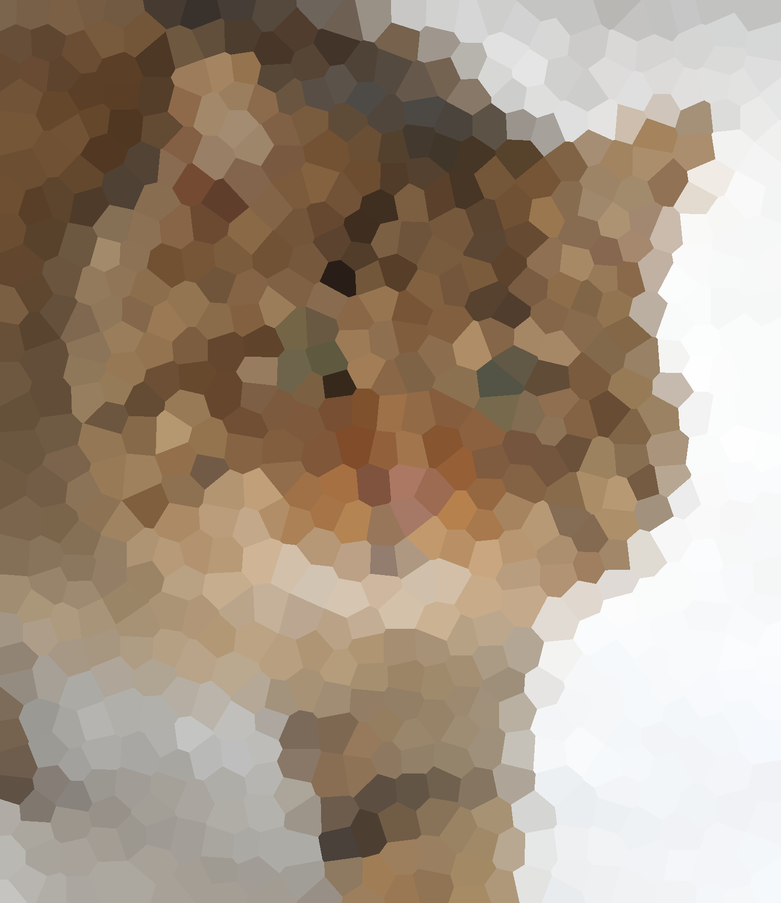
#> input picture examples/Cat.png, 781 x 903 px, shrunk from 1496 x 1729 before the run
$ python run.py ../examples/Cat.png   (older library calls are emulated)
#> lines starting #> are read from the running program, lines starting #| are printed output that depends on the picture
### vif/sampling.py
import random

import numpy as np


def poisson_disk(r, width, height, k=30):
    """
    Poisson-disc sampling according to https://www.cs.ubc.ca/~rbridson/docs/bridson-siggraph07-poissondisk.pdf and
    similar to the JavaScript implementation from https://www.jasondavies.com/poisson-disc/.

    :param r: points are generated in the radius interval [r, 2r] from their neighbors (see paper)
    :param width: width of the domain (e.g. image)
    :param height: height of the domain (e.g. image)
    :param k: number of attempts to generate valid neighbors for each point (see paper)
    :return: numpy array of Poisson-disc sampled points
    """
    # Step 0: Initialization
    cell_size = r / np.sqrt(2)

    points = []
    grid = np.ones((np.ceil(height / cell_size).astype(np.int), np.ceil(width / cell_size).astype(np.int)), dtype=np.int) * -1
    active = []

    # Normalizing constant for annulus sampling
    r_sqr = r ** 2
    a = 3 * r_sqr

    def emit_sample(point):
        points.append(point)
        index = len(points) - 1
        int_point = (point // cell_size).astype(np.int)
        assert(grid[int_point[0], int_point[1]] == -1)
        grid[int_point[0], int_point[1]] = index
        active.append(index)

    def generate_around(point):
        theta = random.random() * 2 * np.pi
        radius = np.sqrt(random.random() * a + r_sqr)

        return point + np.array([radius * np.sin(theta), radius * np.cos(theta)])

    def check_extents(point):
        return 0 < point[0] < height and 0 < point[1] < width

    def check_neighborhood(point):
        iy, ix = (point // cell_size).astype(np.int)
        y0 = max(0, iy - 1)
        x0 = max(0, ix - 1)
        y1 = min(iy + 2, grid.shape[0])
        x1 = min(ix + 2, grid.shape[1])

        for ny in range(y0, y1):
            for nx in range(x0, x1):
                grid_index = grid[ny, nx]
                if grid_index == -1:
                    continue
                grid_point = points[grid_index]
                if np.square(grid_point - point).sum() < r_sqr:
                    return False

        return True

    def check_valid(point):
        return check_extents(point) and check_neighborhood(point)

    # Step 1: Initial sample
    emit_sample(np.random.random_sample((2,)) * np.array([height, width]))

    # Step 2: Sampling
    while len(active) > 0:
        i = active[random.randint(0, len(active) - 1)]

        candidate_found = False
        for j in range(k):
            new_point = generate_around(points[i])
            if check_valid(new_point):
                candidate_found = True
                emit_sample(new_point)
                break

        if not candidate_found:
            active.remove(i)

    return np.array(points)

### vif/voronoi.py
import numpy as np


# [14 lines left out: function print_progress, not called in this run]


def voronoi(points, image, verbose=True, dtype=np.float32, memory_save_mode=False):
    """
    Generates Voronoi filtered image from the given Voronoi centers and image.

    :param points: numpy array of 2D points.
    :param image: numpy source image
    :param verbose: print progress
    :param dtype: data type to work with (adjust for potentially more accurate results)
    :param memory_save_mode: run in memory save mode increasing computation time, unless else memory is insufficient
    :return: Voronoi filtered image
    """
    points = points.astype(dtype)

    if memory_save_mode:
        print('Calculating groups...')
        group_map = np.ones((image.shape[0], image.shape[1]), dtype=np.int32) * -1

        pixels = image.shape[0] * image.shape[1]
        if verbose:
            print_progress(-1, pixels)
        for y in range(group_map.shape[0]):
            for x in range(group_map.shape[1]):
                distances = np.square(points - np.array([y, x])).sum(axis=1)
                group_map[y, x] = np.argmin(distances)
                if verbose:
                    print_progress(y * image.shape[1] + x, pixels)

        if verbose:
            print()
            print('Done!')
    else:
        if verbose:
            print('Generating grid...', end='')
        group_map = np.mgrid[:image.shape[0], :image.shape[1]].astype(dtype)
        if verbose:
            print(' done!')
            print('Transposing...', end='')
        group_map = group_map.transpose((1, 2, 0))
        if verbose:
            print(' done!')
            print('Expanding dimensions...', end='')
        group_map = np.expand_dims(group_map, axis=2)
        if verbose:
            print(' done!')
            print('Calculating differences...', end='')
        group_map = group_map - points
        if verbose:
            print(' done!')
            print('Calculating distances...', end='')
        group_map = np.square(group_map).sum(axis=-1)
        if verbose:
            print(' done!')
            print('Calculating groups...', end='')
        group_map = np.argmin(group_map, axis=-1)
        if verbose:
            print(' done!')

    if verbose:
        print('Calculating colors...', end='')
    voronoi_image = np.zeros_like(image)

    for i in range(len(points)):
        mask = group_map == i
        mean_color = image[mask].sum(axis=0) / mask.sum()
        voronoi_image[mask] = mean_color

    if verbose:
        print(' done!')

    return voronoi_image

### vif/run.py
import argparse

import numpy as np
from PIL import Image

from vif.sampling import poisson_disk
from vif.voronoi import voronoi


def main():
    parser = argparse.ArgumentParser()

    parser.add_argument('image', help='Path to image file.', type=str)
    parser.add_argument('--point-radius', help='Point radius for Poisson-disc sampling.', type=float)
    parser.add_argument('--memory-save-mode', help='Run in memory save mode.', action='store_true')

    args = parser.parse_args()

    img = Image.open(args.image)
#> img is the input picture: PIL image 781x903 RGBA; mean R, G, B, A 163.7, 146.4, 128.1, 255
    img.load()
    data = np.asarray(img, dtype=np.uint8)

    width = data.shape[1]
#> width = 781
    height = data.shape[0]
#> height = 903

    r = args.point_radius if args.point_radius else width / 10
#> r = 78.1

    # [15 lines of commented-out code are left out]

    points = poisson_disk(r, width, height)

    result = voronoi(points, data, memory_save_mode=args.memory_save_mode)
#> after the loop in voronoi, `for i in range(len(points)):`:
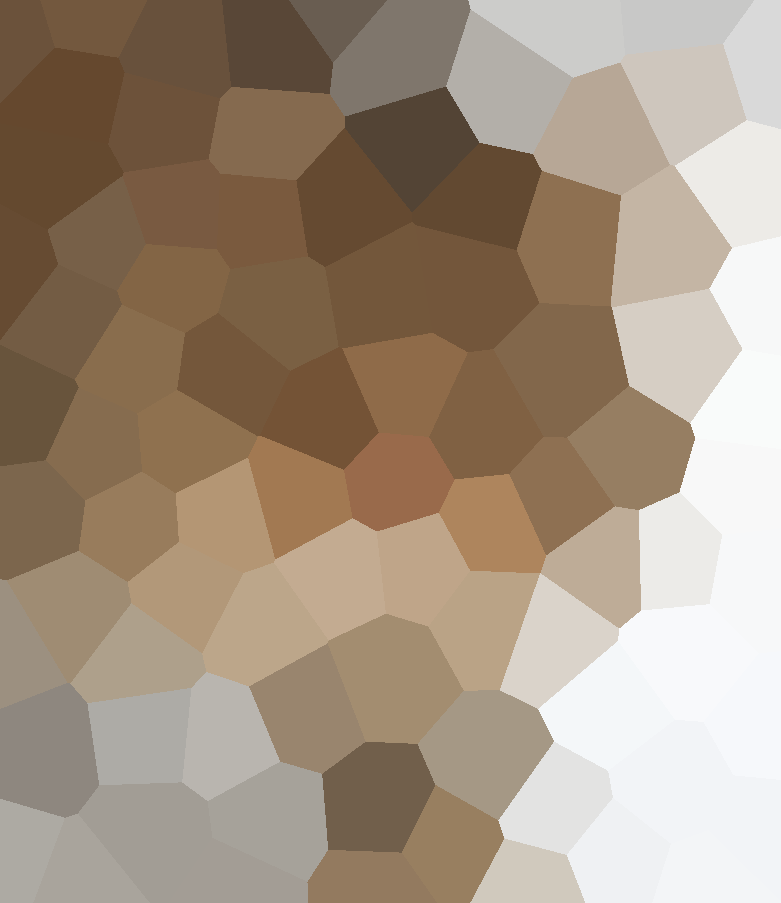
#> voronoi_image: shape (903, 781, 4); mean R, G, B, A 163.3, 146, 127.5, 255

    nimg = Image.fromarray(result)
    nimg.show()


if __name__ == '__main__':
    main()
